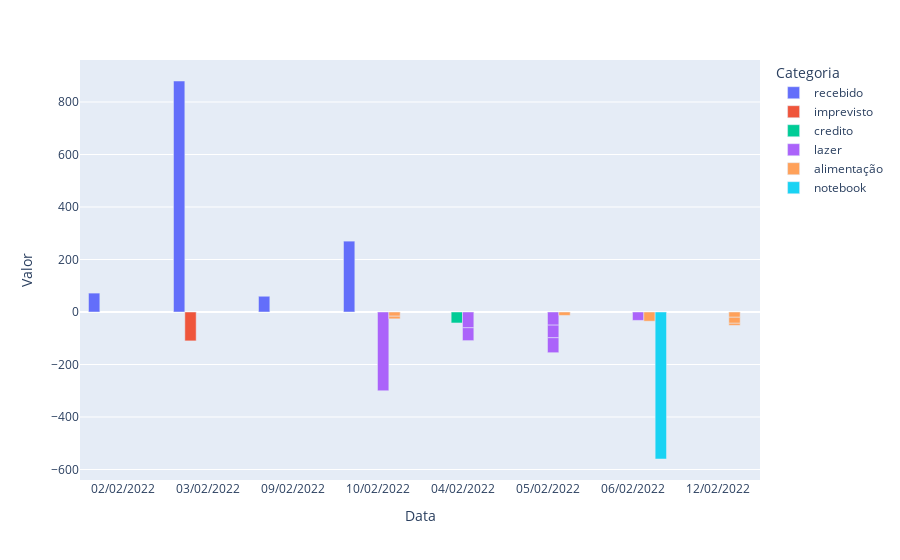
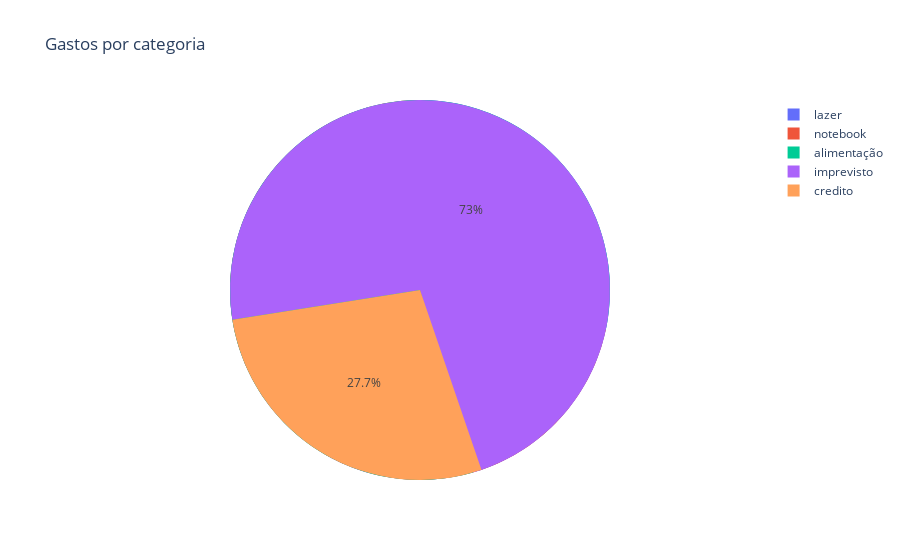

Source (notebook cell) for these figures, in order:
### Markdown cell above
### 2 - Gráficos

### Code cell
db = pd.read_csv('db/db.csv', index_col=0)
cat_val = pd.DataFrame()

cat_val = db.groupby(by='Categoria').sum() * (-1)

display(cat_val)

#Plotando gráfico de barra valor/data
fig = px.bar(db, x = 'Data', y = 'Valor', color= 'Categoria', barmode="group")
fig.show()

fig = px.pie(cat_val, values='Valor', names= cat_val.index, title='Gastos por categoria')
fig.show()

### Figure 1 — Plotly figure (JSON) as saved in the notebook; plotly's stock layout.template omitted (floating-point values rounded to 4 significant figures)
{"data": [{"alignmentgroup": "True", "hovertemplate": "Categoria=recebido<br>Data=%{x}<br>Valor=%{y}<extra></extra>", "legendgroup": "recebido", "marker": {"color": "#636efa", "pattern": {"shape": ""}}, "name": "recebido", "offsetgroup": "recebido", "orientation": "v", "showlegend": true, "textposition": "auto", "type": "bar", "x": ["02/02/2022", "03/02/2022", "09/02/2022", "10/02/2022"], "xaxis": "x", "y": [72, 880, 60, 270], "yaxis": "y"}, {"alignmentgroup": "True", "hovertemplate": "Categoria=imprevisto<br>Data=%{x}<br>Valor=%{y}<extra></extra>", "legendgroup": "imprevisto", "marker": {"color": "#EF553B", "pattern": {"shape": ""}}, "name": "imprevisto", "offsetgroup": "imprevisto", "orientation": "v", "showlegend": true, "textposition": "auto", "type": "bar", "x": ["03/02/2022"], "xaxis": "x", "y": [-110], "yaxis": "y"}, {"alignmentgroup": "True", "hovertemplate": "Categoria=credito<br>Data=%{x}<br>Valor=%{y}<extra></extra>", "legendgroup": "credito", "marker": {"color": "#00cc96", "pattern": {"shape": ""}}, "name": "credito", "offsetgroup": "credito", "orientation": "v", "showlegend": true, "textposition": "auto", "type": "bar", "x": ["04/02/2022"], "xaxis": "x", "y": [-41.79], "yaxis": "y"}, {"alignmentgroup": "True", "hovertemplate": "Categoria=lazer<br>Data=%{x}<br>Valor=%{y}<extra></extra>", "legendgroup": "lazer", "marker": {"color": "#ab63fa", "pattern": {"shape": ""}}, "name": "lazer", "offsetgroup": "lazer", "orientation": "v", "showlegend": true, "textposition": "auto", "type": "bar", "x": ["04/02/2022", "04/02/2022", "05/02/2022", "05/02/2022", "05/02/2022", "06/02/2022", "10/02/2022"], "xaxis": "x", "y": [-60, -49, -50, -48, -57, -32, -300], "yaxis": "y"}, {"alignmentgroup": "True", "hovertemplate": "Categoria=alimentação<br>Data=%{x}<br>Valor=%{y}<extra></extra>", "legendgroup": "alimentação", "marker": {"color": "#FFA15A", "pattern": {"shape": ""}}, "name": "alimentação", "offsetgroup": "alimentação", "orientation": "v", "showlegend": true, "textposition": "auto", "type": "bar", "x": ["05/02/2022", "06/02/2022", "10/02/2022", "10/02/2022", "12/02/2022", "12/02/2022", "12/02/2022"], "xaxis": "x", "y": [-13, -35, -16, -10, -20, -22.9, -8], "yaxis": "y"}, {"alignmentgroup": "True", "hovertemplate": "Categoria=notebook<br>Data=%{x}<br>Valor=%{y}<extra></extra>", "legendgroup": "notebook", "marker": {"color": "#19d3f3", "pattern": {"shape": ""}}, "name": "notebook", "offsetgroup": "notebook", "orientation": "v", "showlegend": true, "textposition": "auto", "type": "bar", "x": ["06/02/2022"], "xaxis": "x", "y": [-560], "yaxis": "y"}], "layout": {"barmode": "group", "legend": {"title": {"text": "Categoria"}, "tracegroupgap": 0}, "margin": {"t": 60}, "xaxis": {"anchor": "y", "domain": [0, 1], "title": {"text": "Data"}}, "yaxis": {"anchor": "x", "domain": [0, 1], "title": {"text": "Valor"}}}}

### Figure 2 — Plotly figure (JSON) as saved in the notebook; plotly's stock layout.template omitted (floating-point values rounded to 4 significant figures)
{"data": [{"domain": {"x": [0, 1], "y": [0, 1]}, "hovertemplate": "Categoria=%{label}<br>Valor=%{value}<extra></extra>", "labels": ["alimentação", "credito", "imprevisto", "lazer", "notebook", "recebido"], "legendgroup": "", "name": "", "showlegend": true, "type": "pie", "values": [124.9, 41.79, 110, 596, 560, -1282]}], "layout": {"legend": {"tracegroupgap": 0}, "title": {"text": "Gastos por categoria"}}}
